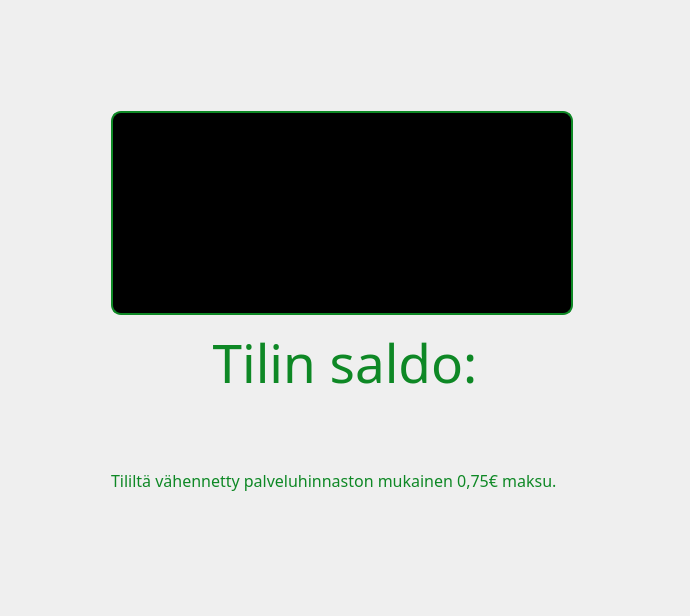
<?xml version="1.0" encoding="UTF-8"?>
<ui version="4.0">
 <class>status</class>
 <widget class="QDialog" name="status">
  <property name="geometry">
   <rect>
    <x>0</x>
    <y>0</y>
    <width>690</width>
    <height>616</height>
   </rect>
  </property>
  <property name="sizePolicy">
   <sizepolicy hsizetype="Minimum" vsizetype="Minimum">
    <horstretch>0</horstretch>
    <verstretch>0</verstretch>
   </sizepolicy>
  </property>
  <property name="font">
   <font>
    <pointsize>12</pointsize>
   </font>
  </property>
  <property name="windowTitle">
   <string>Dialog</string>
  </property>
  <property name="styleSheet">
   <string notr="true">#status {border-image: url(:/graphics/graphics/graphics/balance.png)0 0 0 0 stretch stretch;}
QListView::item {
    background-color:black;}
QListView::item:alternate {
	background-color: rgb(45, 45, 45);
}
#pushButton{background-color: rgb(0, 0, 0);
color: rgb(14, 136, 37);
border-style:solid;
border-width: 2px;
border-color: rgb(14, 136, 37);
border-radius: 10px;
padding: 2px 2px;
}
#label,#label_2 {
color: rgb(14, 136, 37);
 font-family:monofonto;
}
</string>
  </property>
  <layout class="QGridLayout" name="gridLayout">
   <item row="8" column="1">
    <spacer name="verticalSpacer_2">
     <property name="orientation">
      <enum>Qt::Vertical</enum>
     </property>
     <property name="sizeType">
      <enum>QSizePolicy::Fixed</enum>
     </property>
     <property name="sizeHint" stdset="0">
      <size>
       <width>20</width>
       <height>50</height>
      </size>
     </property>
    </spacer>
   </item>
   <item row="0" column="1">
    <spacer name="verticalSpacer">
     <property name="orientation">
      <enum>Qt::Vertical</enum>
     </property>
     <property name="sizeType">
      <enum>QSizePolicy::Fixed</enum>
     </property>
     <property name="sizeHint" stdset="0">
      <size>
       <width>20</width>
       <height>100</height>
      </size>
     </property>
    </spacer>
   </item>
   <item row="7" column="4">
    <spacer name="horizontalSpacer">
     <property name="orientation">
      <enum>Qt::Horizontal</enum>
     </property>
     <property name="sizeType">
      <enum>QSizePolicy::Fixed</enum>
     </property>
     <property name="sizeHint" stdset="0">
      <size>
       <width>100</width>
       <height>150</height>
      </size>
     </property>
    </spacer>
   </item>
   <item row="7" column="0">
    <spacer name="verticalSpacer_3">
     <property name="orientation">
      <enum>Qt::Vertical</enum>
     </property>
     <property name="sizeType">
      <enum>QSizePolicy::Fixed</enum>
     </property>
     <property name="sizeHint" stdset="0">
      <size>
       <width>100</width>
       <height>150</height>
      </size>
     </property>
    </spacer>
   </item>
   <item row="1" column="1">
    <widget class="QListWidget" name="logList">
     <property name="font">
      <font>
       <family>monofonto</family>
       <pointsize>30</pointsize>
      </font>
     </property>
     <property name="styleSheet">
      <string notr="true">border-style:solid;
border-width: 2px;
border-color: rgb(14, 136, 37);
border-radius: 10px;
padding: 2px 2px;
background-color: rgb(0, 0, 0);
color: rgb(14, 136, 37);
 font-family:monofonto;</string>
     </property>
    </widget>
   </item>
   <item row="2" column="1">
    <spacer name="verticalSpacer_4">
     <property name="orientation">
      <enum>Qt::Vertical</enum>
     </property>
     <property name="sizeType">
      <enum>QSizePolicy::Fixed</enum>
     </property>
     <property name="sizeHint" stdset="0">
      <size>
       <width>20</width>
       <height>5</height>
      </size>
     </property>
    </spacer>
   </item>
   <item row="3" column="1" rowspan="2" colspan="2">
    <widget class="QLabel" name="label">
     <property name="font">
      <font>
       <family>monofonto</family>
       <pointsize>40</pointsize>
      </font>
     </property>
     <property name="text">
      <string>Tilin saldo:</string>
     </property>
     <property name="alignment">
      <set>Qt::AlignCenter</set>
     </property>
    </widget>
   </item>
   <item row="7" column="1" colspan="2">
    <widget class="QLabel" name="label_2">
     <property name="text">
      <string>Tililtä vähennetty palveluhinnaston mukainen 0,75€ maksu.</string>
     </property>
    </widget>
   </item>
  </layout>
 </widget>
 <resources/>
 <connections/>
</ui>
